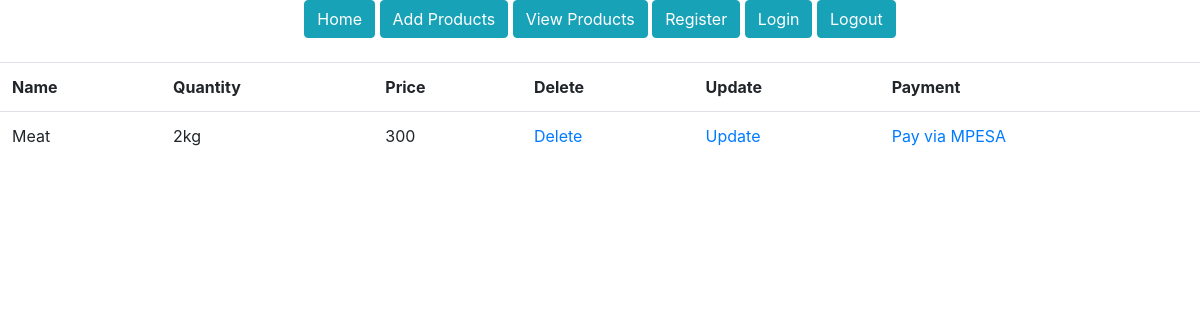
The page /products/ (signed in) on the database as committed earlier.
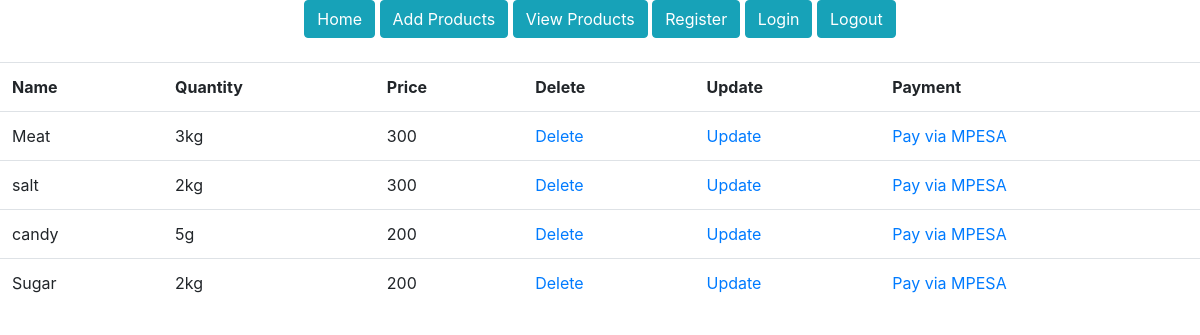
The same page on the database as committed later.
### morningDjangoProject/models.py (models this page shows)
class Product(models.Model):
    prod_name = models.CharField(max_length=30, blank=False, null=False)
    prod_quantity = models.CharField(max_length=30, blank=False, null=False)
    prod_price = models.CharField(max_length=30, blank=False, null=False)

### morningDjangoProject/views.py (the view)
# urls.py: path('products/', general_views.view_products, name='products'),
@login_required
def view_products(request):
    products = Product.objects.all()
    return render(request, 'products.html', {'products': products})

### templates/products.html
{% extends 'base.html' %}
{% load static %}
{% block content %}
    <section class="products-section">
         <div class="products-section-container">
             <table class="table">
                 <tr>
                     <th>Name</th>
                     <th>Quantity</th>
                     <th>Price</th>
                     <th>Delete</th>
                     <th>Update</th>
                     <th>Payment</th>
                 </tr>
                 {% for product in products %}
                 <tr>
                     <td>{{ product.prod_name }}</td>
                     <td>{{ product.prod_quantity }}</td>
                     <td>{{ product.prod_price }}</td>
                     <td><a href="/delete-product/{{ product.id }}">Delete</a></td>
                     <td><a href="/update-product/{{ product.id }}">Update</a></td>
                     <td><a href="/pay/{{ product.id }}">Pay via MPESA</a></td>
                 </tr>
                 {% endfor %}
             </table>
         </div>
    </section>
{% endblock %}

### templates/base.html (shortened to what this page needs)
<!DOCTYPE html>
<html lang="en">
<head>
    {% load static %}
    {% load crispy_forms_tags %}
    <link rel="stylesheet" href="{% static 'bootstrap/css/bootstrap.css' %}">
</head>
<body>
<section class="navigation-section">
    <div class="navigation-section-container d-flex justify-content-center mb-4">
        <nav class="navigation">
            <a href="{% url 'home' %}"><button class="btn btn-info">Home</button></a>
            <a href="{% url 'add-product' %}"><button class="btn btn-info">Add Products</button></a>
            <a href="{% url 'products' %}"><button class="btn btn-info">View Products</button></a>
            <a href="{% url 'register' %}"><button class="btn btn-info">Register</button></a>
            <a href="{% url 'login' %}"><button class="btn btn-info">Login</button></a>
            <a href="{% url 'logout' %}"><button class="btn btn-info">Logout</button></a>
        </nav>
    </div>
</section>
{% block content %}
{% endblock %}
</body>
</html>

Rows that differ between the two databases and show on the page:
changed Product "Meat": prod_quantity "2kg" → "3kg"
added Product: prod_name "salt", prod_quantity "2kg", prod_price "300"
added Product: prod_name "candy", prod_quantity "5g", prod_price "200"
added Product: prod_name "Sugar", prod_quantity "2kg", prod_price "200"
